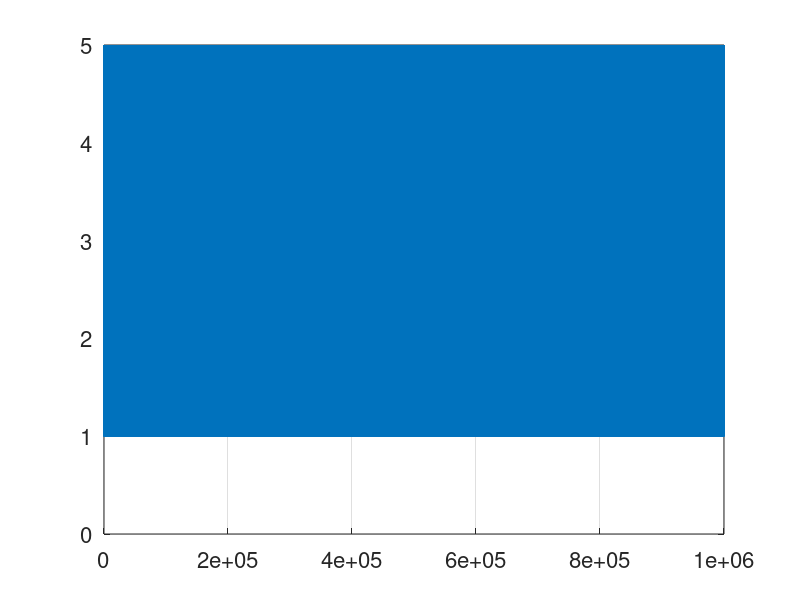

Recreate this plot in MATLAB. (Note: this script raises an error after producing the figure.)
close all;
clear all;

N = 5; %number of states
T = 1000000; %number of time steps

K = 0.1;
a = 0.04;
b = 0.16;

n = 5; %initial state for Markov Chain

for t = 1:T %time loop
     
   ntemp = n;
   pn = K*exp(a*n); %transition up
   qn = K*exp(b*(n-1)); %transition down

   

   r = rand(); %uniform U(0,1)
   if(ntemp>1 && ntemp < N) %if in middle states
       if(r < pn)
          n = ntemp+1; %go up
       elseif(r < pn + qn)
          n = ntemp-1; %go down
       end
   end
   if(ntemp == 1) %if in state 1
       if(r<pn)
           n = 2;
       end
   end
   if(ntemp == N) %if in state N
       if(r<qn)
           n = ntemp-1;
       end
   end
       
   en(t) = n;

end

%calculate stationary distribution from detailed balance calculation
is = 1:N; 
pie = exp((a-b)*is.*(is-1)/2)
C = sum(pie);
pie = pie/C;

pn = K*exp(a*is); %vector of pn's
qn = K*exp(b*(is-1)); %vector of qn's

%define probability transition matrix
p = [1-pn(1) pn(1) 0 0 0;...
    qn(2) 1-pn(2)-qn(2) pn(2) 0 0;...
    0 qn(3) 1-pn(3)-qn(3) pn(3) 0 ;...
    0 0 qn(4) 1-pn(4)-qn(4) pn(4); ...
    0 0 0 qn(5) 1-qn(5)];

[ve,lambda] = eigs(p',1); %find eigenvector of p^T
ve = ve/sum(ve) %normalize eigenvector

%plot
plot(en)
set(gca,'FontSize',16,'FontName','Helvetica');
grid on;
box on;
ylim([0 N])

figure;
histogram(en,'Normalization','probability')
set(gca,'FontSize',16,'FontName','Helvetica');
xlim([0.5 5.5])
hold on
plot(is,pie,'-','LineWidth',2);
plot(is,ve,'bx','MarkerSize',10,'LineWidth',4);
ylim([0 0.4])
box on
grid on
